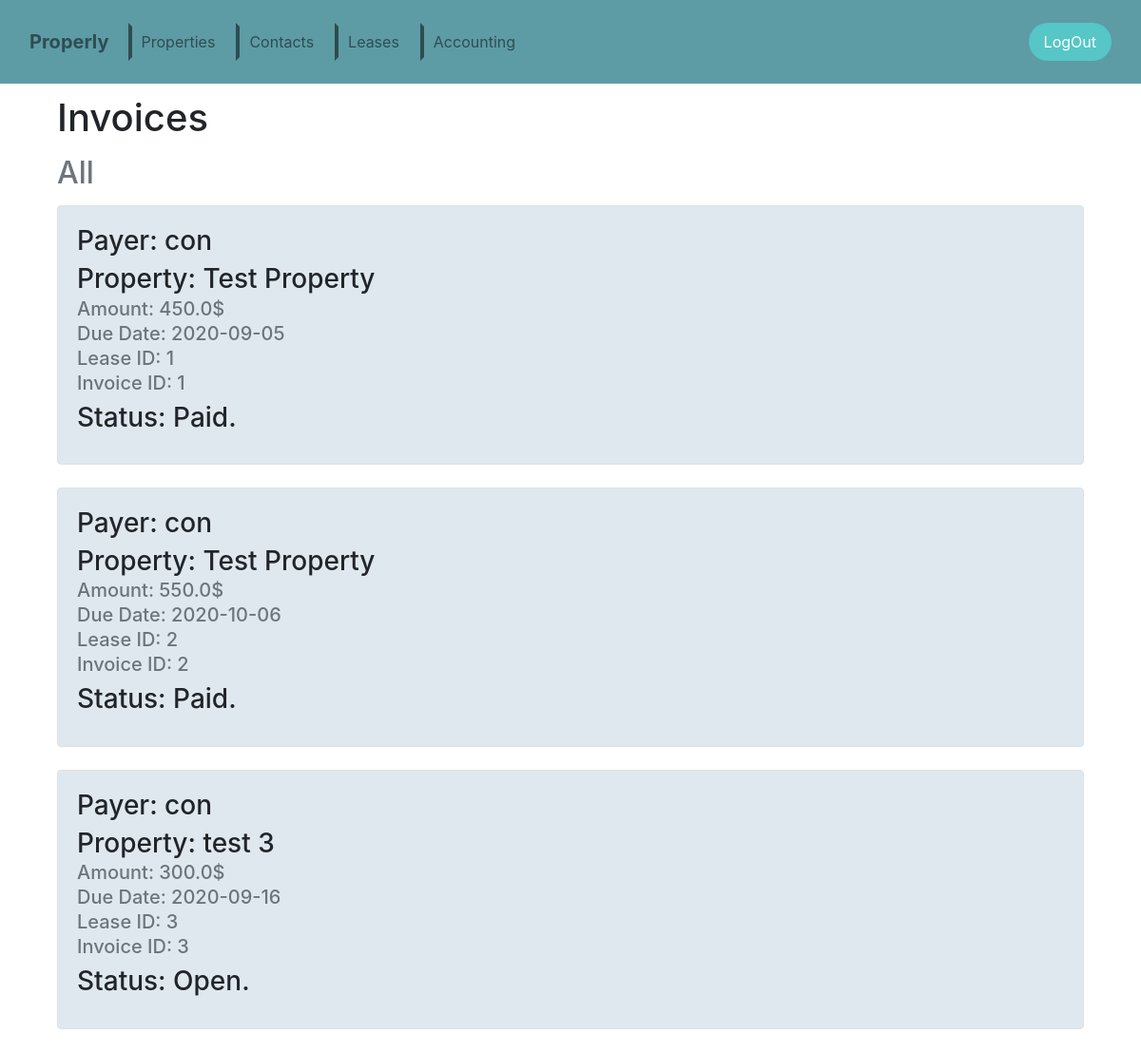
The page /invoices (signed in) on the database its author committed.
### tables this page shows
CREATE TABLE invoices (
id INTEGER NOT NULL PRIMARY KEY,
amount float NOT NULL,
due_date TEXT NOT NULL,
lease_id INTEGER NOT NULL,
contact_id INTEGER NOT NULL,
property_id INTEGER NOT NULL,
owner_id INTEGER NOT NULL,
paid INTEGER NOT NULL,
FOREIGN KEY (lease_id) REFERENCES leases(id) ON DELETE CASCADE,
FOREIGN KEY (contact_id) REFERENCES contacts(id) ON DELETE CASCADE,
FOREIGN KEY (property_id) REFERENCES properties(id) ON DELETE CASCADE,
FOREIGN KEY (owner_id) REFERENCES users(id) ON DELETE CASCADE);

CREATE TABLE contacts (
id INTEGER NOT NULL PRIMARY KEY,
name TEXT NOT NULL,
phone TEXT NOT NULL,
owner_id INTEGER NOT NULL,
FOREIGN KEY (owner_id) REFERENCES users(id) ON DELETE CASCADE);

CREATE TABLE properties (
id INTEGER NOT NULL PRIMARY KEY,
name TEXT NOT NULL,
rent INTEGER NOT NULL,
beds INTEGER NOT NULL,
description TEXT NOT NULL,
owner_id INTEGER NOT NULL,
image TEXT,
FOREIGN KEY (owner_id) REFERENCES users(id) ON DELETE CASCADE
);

### application.py (the view)
@app.route("/invoices")
@login_required
def invoices():
    ls = db.execute("SELECT x.*, properties.name as property_name FROM (SELECT invoices.*, contacts.name as contact_name FROM invoices JOIN contacts on invoices.contact_id = contacts.id WHERE invoices.owner_id = :owner_id)as x JOIN properties on x.property_id = properties.id", owner_id=session['user_id'])
    return render_template("/invoices.html", ls=ls, subtitle='All')

### helpers.py (called while the page is built)
def login_required(f):
    @wraps(f)
    def decorated_function(*args, **kwargs):
        if session.get("user_id") is None:
            return redirect("/login")
        return f(*args, **kwargs)
    return decorated_function

### templates/invoices.html
{% extends "layout.html" %}
{% block main %}
<h1 style="margin-left: 5%; margin-bottom: 15px;">Invoices</h1>
<h2 class="text-muted" style="margin-left: 5%; margin-bottom: 15px;">
    {% if subtitle %}
    {{subtitle}}
    {% endif %}
</h2>
{% for row in ls %}
<div class="card-body border rounded" style="background-color: #dfe8ee;margin-bottom: 2%;margin-right: 5%;margin-left: 5%;">
    <h3 class="card-title">Payer: {{row['contact_name']}}</h4>
    <h3 class="card-subtitle mb-2">Property: {{row['property_name']}}</h6>
    <h5 class="text-muted card-subtitle mb-2">Amount: {{row['amount']}}$</h6>
    <h5 class="text-muted card-subtitle mb-2">Due Date: {{row['due_date']}}</h6>
    <h5 class="text-muted card-subtitle mb-2">Lease ID: {{row['lease_id']}}</h6>
    <h5 class="text-muted card-subtitle mb-2">Invoice ID: {{row['id']}}</h6>
    <h3 class="card-title">Status: {% if row['paid'] %} Paid. {% else %} Open. {% endif %}</h4>
</div>
{% endfor %}
{% endblock %}

### templates/layout.html (shortened to what this page needs)
<!DOCTYPE html>
<html>
<head>
    <link rel="stylesheet" href="static/bootstrap/css/bootstrap.min.css">
    <link rel="stylesheet" href="https://cdnjs.cloudflare.com/ajax/libs/animate.css/3.5.2/animate.min.css">
    <link rel="stylesheet" href="static/css/Navigation-with-Button.css">
    <link rel="stylesheet" href="static/css/styles.css">
</head>
<body>
    <div style="margin-bottom: 100px;">
        <nav class="navbar navbar-expand-md fixed-top navigation-clean-button" style="background-color:#5d9ba5;">
            <div class="container-fluid text-black-50">
                <a class="navbar-brand" href="/">
                    Properly
                </a>
                <div class="collapse navbar-collapse text-black-50" id="navcol-1">
                    <ul class="nav navbar-nav mr-auto">
                        {% if session.user_id %}
                        <li class="nav-item dropright">
                            <a data-toggle="dropdown" aria-expanded="false" class="dropdown-toggle nav-link stretched-link active" ">
                                Properties
                            </a>
                        </li>
                        <li class="nav-item dropright">
                            <a data-toggle="dropdown" aria-expanded="false" class="dropdown-toggle nav-link stretched-link active">
                                Contacts
                            </a>
                        </li>
                        <li class="nav-item dropright">
                            <a data-toggle="dropdown" aria-expanded="false" class="dropdown-toggle nav-link stretched-link active">
                                Leases
                            </a>
                        </li>
                        <li class="nav-item dropright">
                            <a data-toggle="dropdown" aria-expanded="false" class="dropdown-toggle nav-link stretched-link active">
                                Accounting
                            </a>
                        </li>
                        {% endif %}
                    </ul>
                    <span class="navbar-text actions">
                        {% if session.user_id %}
                        <a class="btn btn-dark action-button" role="button" href="/logout">LogOut</a>
                        {% else %}
                        <a class="login text-black-50" href="/login">LogIn</a>
                        <a class="btn btn-dark action-button" role="button" href="/signup">Sign Up</a>
                        {% endif %}
                    </span>
                </div>
            </div>
        </nav>
    </div>
    <main>
        {% block main %}
        {% endblock %}
    </main>
</body>
</html>

### static/css/Navigation-with-Button.css (style rules this page uses)
.navigation-clean-button { background: #fff; padding-top: .75rem; padding-bottom: .75rem; color: #333; border-radius: 0; box-shadow: none; border: none; margin-bottom: 0; }
@media (min-width:768px) { .navigation-clean-button { padding-top: 1rem; padding-bottom: 1rem; } }
.navigation-clean-button .navbar-brand { font-weight: bold; color: inherit; }
.navigation-clean-button .navbar-collapse, .navigation-clean-button .form-inline { border-top-color: #ddd; }
.navigation-clean-button .navbar-nav a.active, .navigation-clean-button .navbar-nav > .show > a { background: none; box-shadow: none; }
.navigation-clean-button.navbar .navbar-nav .nav-link { padding-left: 18px; padding-right: 18px; }
.navigation-clean-button .navbar-text .action-button, .navigation-clean-button .navbar-text .action-button:active, .navigation-clean-button .navbar-text .action-button:hover { background: #56c6c6; border-radius: 20px; font-size: inherit; color: #fff; box-shadow: none; border: none; text-shadow: none; padding: .5rem 1rem; transition: background-color 0.25s; font-size: inherit; }

### rows shown on the page
invoices: contact_name "con", property_name "Test Property", amount "450.0", due_date "2020-09-05", lease_id "1", id "1", paid "Paid."
invoices: contact_name "con", property_name "Test Property", amount "550.0", due_date "2020-10-06", lease_id "2", id "2", paid "Paid."
invoices: contact_name "con", property_name "test 3", amount "300.0", due_date "2020-09-16", lease_id "3", id "3", paid "Open."

### other values the page prints
{{ subtitle }} "All"
